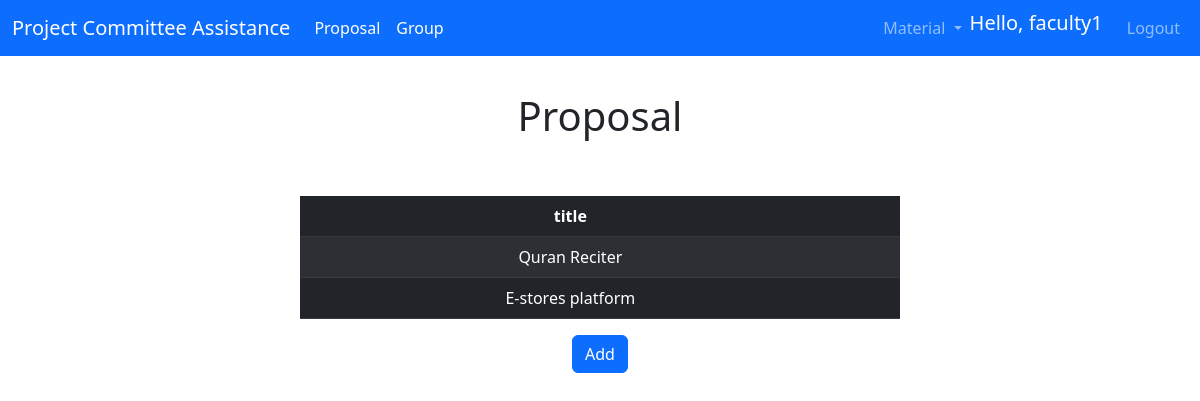
The page /proposal (signed in) on the database its author committed.
### app/models.py (models this page shows, shortened)
class User(UserMixin,db.Model):
    id = db.Column(db.Integer, primary_key=True)
    username = db.Column(db.String(64), index=True, unique=True, nullable=False)
    email = db.Column(db.String(120), index=True, unique=True, nullable=False)
    password_hash = db.Column(db.String(128), nullable=False)
    admin = db.Column(db.Boolean, default=False)
    faculty = db.Column(db.Boolean, default=False)
    student = db.Column(db.Boolean, default=False)
    leader = db.Column(db.Boolean, default=False)
    sId = db.Column(db.Integer)
    gpa = db.Column(db.Float)
    member = db.Column(db.Integer, db.ForeignKey('group.id'))
    author = db.relationship('Proposal', backref='user', lazy=True)

class Proposal(db.Model):
    id = db.Column(db.Integer, primary_key=True,)
    title = db.Column(db.String(64), index=True, unique=True, nullable=False)
    desc = db.Column(db.String(2064), index=True, nullable=False)
    published = db.Column(db.Boolean, default=False)
    owned = db.Column(db.Boolean, default=False)
    author = db.Column(db.Integer, db.ForeignKey('user.id'))
    holder = db.Column(db.Integer, db.ForeignKey('group.id'))

### app/routes.py (the view)
@app.route('/proposal', methods=['GET', 'POST'])
@login_required
@isFaculty()
def proposal():
    proposals = Proposal.query.filter_by(author = current_user.id)
    return render_template("proposal.html", title='Proposal', proposals=proposals)

### app/models.py (called while the page is built)
@login.user_loader
def load_user(id):
    return User.query.get(int(id))

### app/templates/proposal.html (shortened to what this page needs)
{% extends "base.html" %}
{% block content %}
<h1 class="d-flex aligns-items-center justify-content-center header" style= "margin-top: 3%;">Proposal</h1>
<br>
<br>
<div class="text-center" style="margin-left : 25% ;width: 50%;">
    <table class="table d-table table-dark table-striped">
        <thead>
            <tr>
            <th scope="col">title</th>
            <th scope="col"></th>
            </tr>
        </thead>
        <tbody>
            {% for proposal in proposals %}
            <tr>
                <td>{{ proposal.title }}</td>
                <td>
                </td>
            </tr>
            {% endfor %}
        </tbody>
    </table>
    </div>
    <div class="d-flex aligns-items-center justify-content-center">
        <a href="{{ url_for('addProposal')}}" class="btn btn-primary" style="font-size: 30 ;">Add</a>
    </div>
{% endblock %}

### app/templates/base.html (shortened to what this page needs)
<!DOCTYPE html>
<html>
    <head>
        <link href="https://cdn.jsdelivr.net/npm/bootstrap@5.3.0-alpha1/dist/css/bootstrap.min.css" rel="stylesheet">
    </head>
    <body>
        <nav class="navbar navbar-expand-lg navbar-dark bg-primary">
            <div class="container-fluid">
              <a class="navbar-brand" href="{{ url_for('index') }}">Project Committee Assistance</a>
              <div class="collapse navbar-collapse" id="navbarSupportedContent">
                <ul class="navbar-nav me-auto my-2 my-lg-0 ">
                  {% if current_user.faculty %}
                  <li class="nav-item">
                    <a class="nav-link active" href="{{ url_for('proposal') }}" >Proposal</a>
                  </li>
                  <li class="nav-item">
                    <a class="nav-link active" href="{{ url_for('facultyView') }}" >Group</a>
                  </li>
                  {% endif %}
                </ul>
                <ul class="navbar-nav ms-auto mb-2 mb-lg-0">
                  <li class="nav-item dropdown">
                    <a class="nav-link dropdown-toggle" href="#" role="button" data-bs-toggle="dropdown" aria-expanded="false">
                      Material
                    </a>
                  </li>
                  {% if current_user.is_anonymous %}
                  <li class="nav-item">
                    <a class="nav-link" href="{{ url_for('loginChoice') }}" >Login</a>
                  </li>
                  <li class="nav-item">
                    <a class="nav-link" href="{{ url_for('registerChoice') }}" >Register</a>
                  </li>
                  {% else %}
                  <li class="nav-item">
                    <span class="navbar-brand">Hello, {{current_user.username}}</span>
                  </li>
                  <li class="nav-item">
                    <a class="nav-link" href="{{ url_for('logout') }}" >Logout</a>
                  </li>
                {% endif %}
                </ul>
              </div>
            </div>
          </nav>
        {% block content %}{% endblock %}
    </body>
</html>

### rows shown on the page
User: username "faculty1"
Proposal: title "Quran Reciter"
Proposal: title "E-stores platform"
